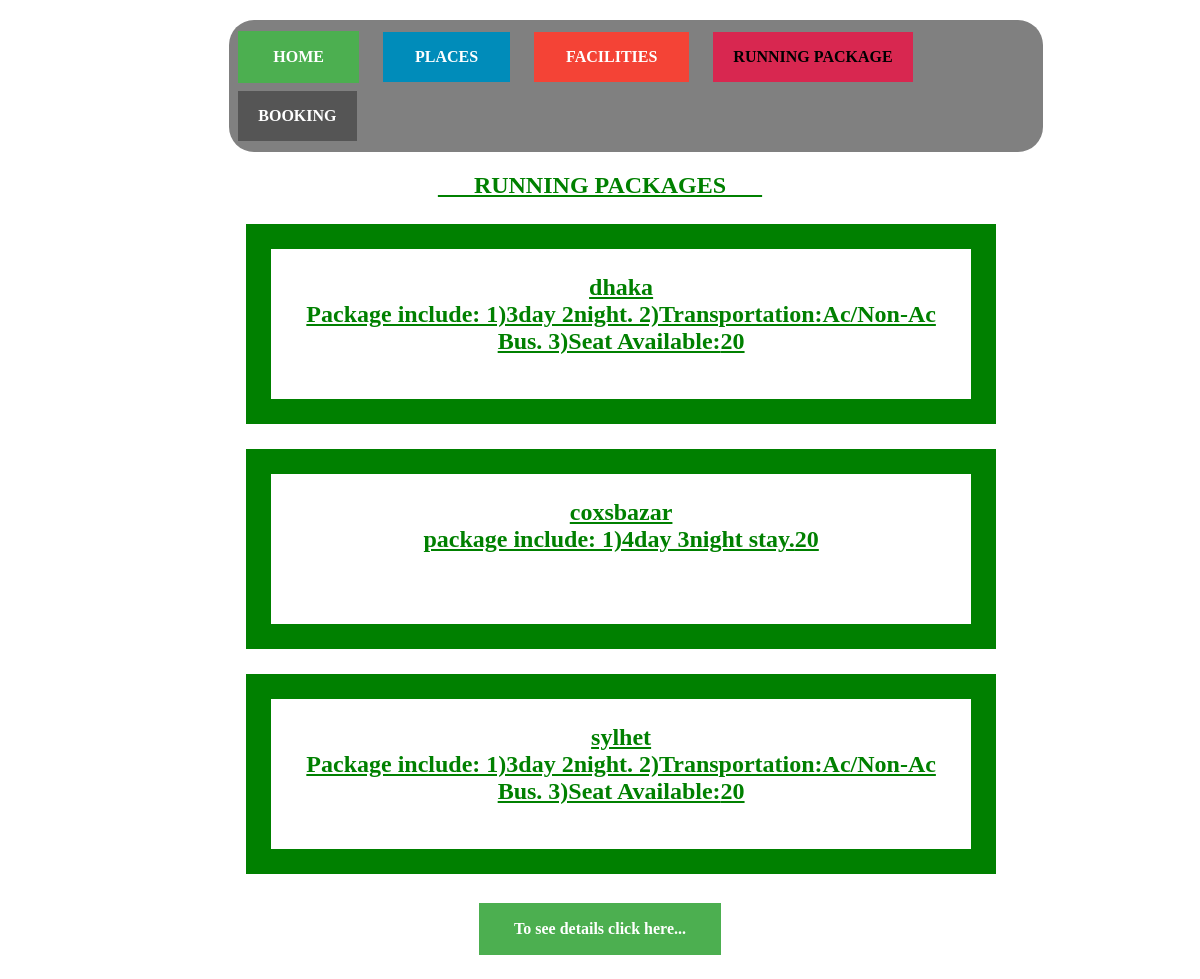
Screenshot of /offer.php with the database file from the repository.
### tables this page shows
CREATE TABLE `place` (
  `location` varchar(30) NOT NULL,
  `image` varchar(500) NOT NULL,
  `image1` varchar(500) NOT NULL,
  `image2` varchar(500) NOT NULL,
  `image3` varchar(500) NOT NULL,
  `dspn` varchar(5000) NOT NULL,
  `package` varchar(5000) NOT NULL,
  `available_seat` int(50) NOT NULL
);

### offer.php (the view, shortened to what this page needs)
<!doctype html>
<html>
<body>
<p><a href="home.php" class="button">HOME</a> &nbsp &nbsp <a href="place.php" class="button button2">PLACES</a> &nbsp &nbsp <a href="" class="button button3">FACILITIES</a> &nbsp &nbsp <a href="offer.php" class="button button4">RUNNING PACKAGE</a> &nbsp &nbsp <a href="userinfo.php" class="button button5">BOOKING</a>
<h2>&nbsp &nbsp &nbsp RUNNING PACKAGES &nbsp &nbsp &nbsp</h2>
<?php
include("dbcon.php");
$sql=mysqli_query($con,"select * from place");
while($row=mysqli_fetch_array($sql))
{
echo "<h2><div  style='background-color:white;'>".$row['location']."<br>".$row['package']."".$row['available_seat']."</div></h2>";
}
?>
<h2><a align="center" href="place.php" class="button">To see details click here...</a></h2>
</body>
</html>

### offer.php (style rules this page uses)
div { position:relative; left:18%; background-color: lightgrey; width: 650px; border: 25px solid green; padding: 25px; margin: 25px; text-align:center; height:100px; }
h2 { text-decoration:underline; color:green; text-align:center; }
p { position:relative; left:17%; font-weight:bold; background-color:gray ; width:800px ; margin:20px; border-radius:25px; padding:7px; }
.button { background-color: #4CAF50; border: none; color: white; padding: 17px 35px; text-align: center; text-decoration: none; display: inline-block; font-size: 16px; margin: 4px 2px; cursor: pointer; }
.button2 { background-color: #008CBA; padding:16px 32px; }
.button3 { background-color: #f44336;padding:16px 32px; }
.button4 { background-color: #d82750; color: black;padding:16px 20px; }
.button5 { background-color: #555555;font-size: 16px;padding:16px 20px; }

### rows the page displays
place: location "dhaka", package "Package include: 1)3day 2night. 2)Transportation:Ac/Non-Ac Bus. 3)Seat Available:", available_seat "20"
place: location "coxsbazar", package "package include: 1)4day 3night stay.", available_seat "20"
place: location "sylhet", package "Package include: 1)3day 2night. 2)Transportation:Ac/Non-Ac Bus. 3)Seat Available:", available_seat "20"
